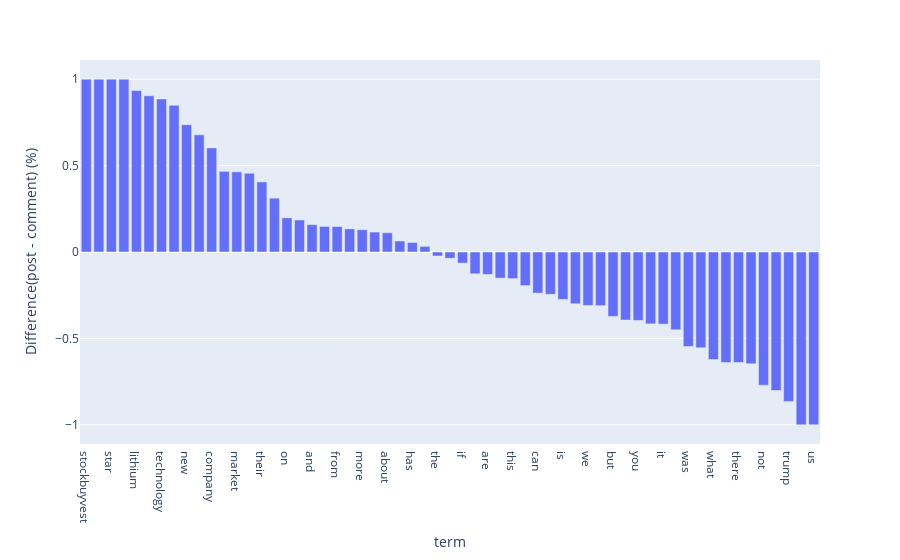

Notebook source saved alongside this figure:
### Markdown cell above
We can also plot the difference between them

### Code cell
df['difference'] = (df['freq_post'] - df['freq_comment'])/df['freqs_total']
df.sort_values('difference', ascending=False, inplace=True)
fig = px.bar(df, y="difference", x="term", orientation="v", barmode='group')
fig.update_yaxes(title_text="Difference(post - comment) (%)", secondary_y=False)

fig.show()

### Figure 1 — Plotly figure (JSON) as saved in the notebook; plotly's stock layout.template omitted (floating-point values rounded to 4 significant figures)
{"data": [{"alignmentgroup": "True", "hovertemplate": "term=%{x}<br>difference=%{y}<extra></extra>", "legendgroup": "", "marker": {"color": "#636efa", "pattern": {"shape": ""}}, "name": "", "offsetgroup": "", "orientation": "v", "showlegend": false, "textposition": "auto", "type": "bar", "x": ["stockbuyvest", "graphite", "star", "com", "lithium", "futures", "technology", "x200b", "new", "stock", "company", "into", "market", "some", "their", "with", "on", "like", "and", "as", "from", "of", "more", "or", "about", "for", "has", "in", "the", "my", "if", "be", "are", "to", "this", "have", "can", "just", "is", "that", "we", "they", "but", "all", "you", "so", "it", "at", "was", "china", "what", "now", "there", "will", "not", "no", "trump", "he", "us"], "xaxis": "x", "y": [1.0, 1.0, 1.0, 1.0, 0.9348, 0.9038, 0.8857, 0.8491, 0.7367, 0.6778, 0.6025, 0.4665, 0.4638, 0.4557, 0.4056, 0.3114, 0.1977, 0.1854, 0.1584, 0.1481, 0.1476, 0.1338, 0.1288, 0.1155, 0.1116, 0.06372, 0.05499, 0.03266, -0.02324, -0.0361, -0.06407, -0.1261, -0.1297, -0.1512, -0.1541, -0.1943, -0.2379, -0.2449, -0.2742, -0.2994, -0.3091, -0.3108, -0.3725, -0.3938, -0.3961, -0.4161, -0.4174, -0.4502, -0.5466, -0.5542, -0.6223, -0.6395, -0.6395, -0.6467, -0.7709, -0.8019, -0.8648, -1.0, -1.0], "yaxis": "y"}], "layout": {"barmode": "group", "legend": {"tracegroupgap": 0}, "margin": {"t": 60}, "xaxis": {"anchor": "y", "domain": [0, 1], "title": {"text": "term"}}, "yaxis": {"anchor": "x", "domain": [0, 1], "title": {"text": "Difference(post - comment) (%)"}}}}
